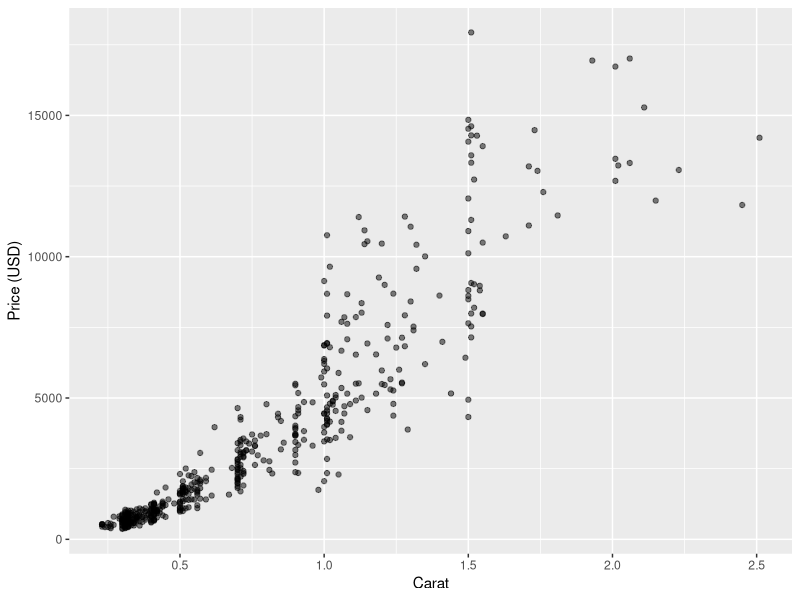
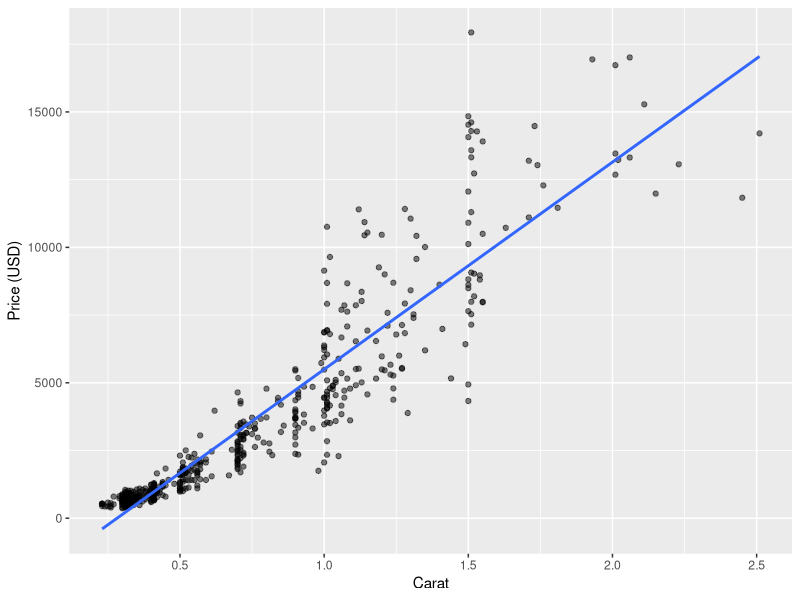
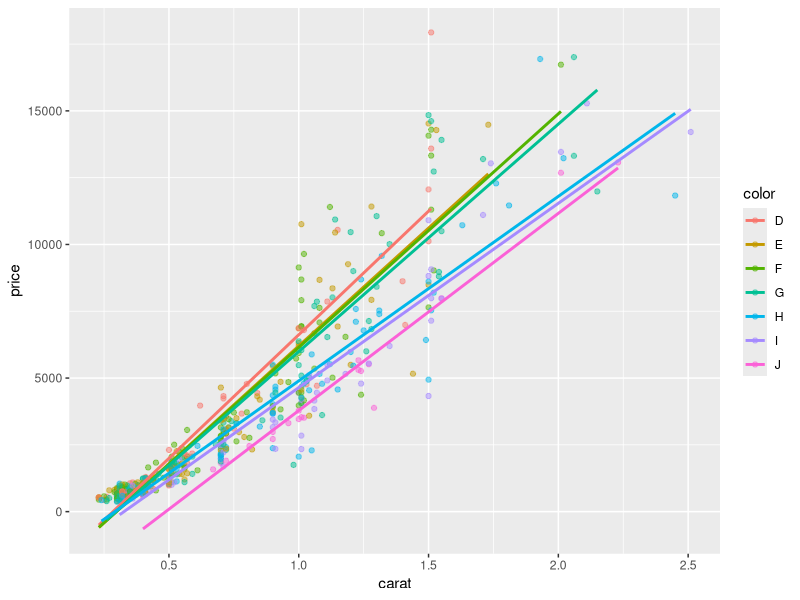
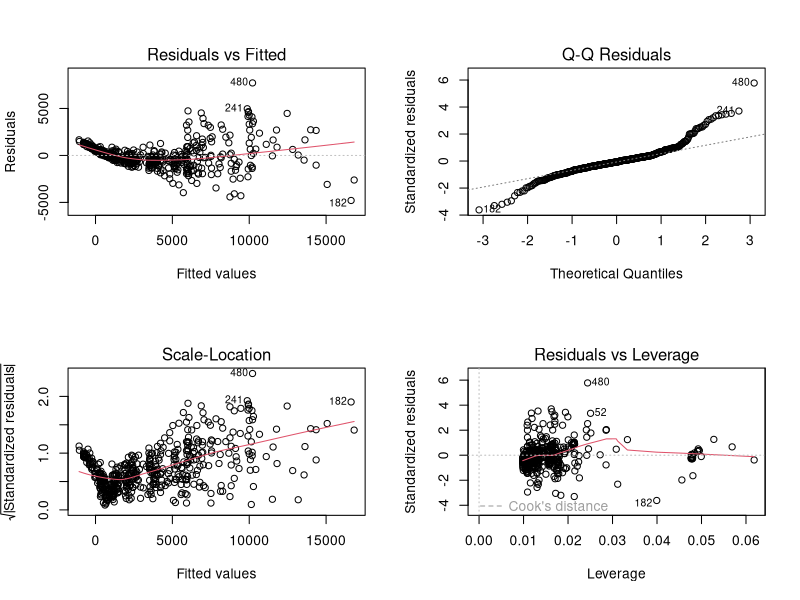
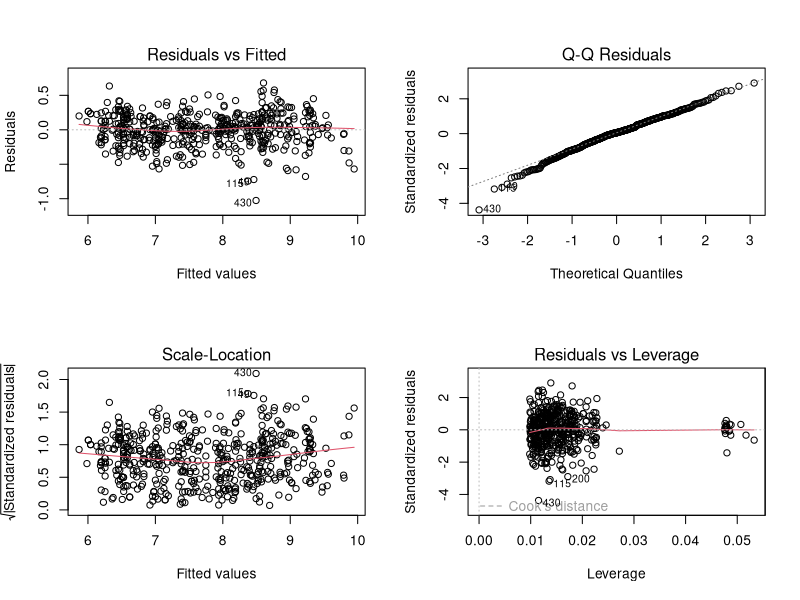

Source code (R) for these figures, in order:
# Basics in Statistics -- Unit 3: Regression Analysis

# install.packages(c("ggplot2", "dplyr"))
library(ggplot2)
library(dplyr)

# 500 diamonds drawn at random from ggplot2::diamonds
set.seed(2026)
d <- diamonds[sample(nrow(diamonds), 500), ]
# Plain factors, so that lm() compares each category with the first one
d$cut <- factor(d$cut, ordered = FALSE)
d$color <- factor(d$color, ordered = FALSE)
d$clarity <- factor(d$clarity, ordered = FALSE)


# 3.1 Simple regression --------------------------------------------------------

## Demo: Look, then fit ----
ggplot(d, aes(x = carat, y = price)) +
  geom_point(alpha = 0.5) +
  labs(x = "Carat", y = "Price (USD)")
cor(d$carat, d$price)
m <- lm(price ~ carat, data = d)
summary(m)
confint(m)

# Task: Copy the demo and replace carat by the length x (in mm). Call the
# model mx. Report the slope with its unit and its confidence interval.




## Demo: Fitted values, residuals, predictions ----
head(fitted(m))
head(resid(m))
d[which.max(resid(m)), ]  # largest residual
predict(m, data.frame(carat = c(0.5, 1, 2)))
ggplot(d, aes(x = carat, y = price)) +
  geom_point(alpha = 0.5) +
  geom_smooth(method = "lm", formula = y ~ x, se = FALSE) +
  labs(x = "Carat", y = "Price (USD)")

# Task: Use predict() with mx for a length of 6 mm and of 4 mm, as in the
# demo. What is wrong at 4 mm?




# 3.2 Multiple regression ------------------------------------------------------

## Demo: A confounder ----
d |>
  group_by(color) |>
  summarise(n = n(), price = mean(price), carat = mean(carat))
summary(lm(price ~ color, data = d))  # without adjustment
m_add <- lm(price ~ carat + color, data = d)
summary(m_add)
confint(m_add)

# Task: Copy the demo and replace color by cut (Fair to Ideal). Call the
# model with carat m_cut. Which cut is the cheapest without adjustment, and
# which at equal weight? Why?




## Demo: Interaction ----
m_int <- lm(price ~ carat * color, data = d)
summary(m_int)
anova(m_add, m_int)
ggplot(d, aes(x = carat, y = price, colour = color)) +
  geom_point(alpha = 0.5) +
  geom_smooth(method = "lm", formula = y ~ x, se = FALSE)

# Task: Copy the demo and replace color by cut: Fit m_cut_int with carat * cut
# and compare it with m_cut by anova(). Is the interaction needed?




# 3.3 Diagnostics and prediction -----------------------------------------------

## Demo: Diagnostic plots ----
# If R reports "figure margins too large", enlarge the Plots pane
par(mfrow = c(2, 2))
plot(m_add)
par(mfrow = c(1, 1))
sum(fitted(m_add) < 0)  # negative prices

# Task: Fit m_cl <- lm(price ~ carat + clarity, data = d) and copy the demo
# with m_cl instead of m_add. Which assumptions are violated?




## Demo: The log model ----
m_log <- lm(log(price) ~ log(carat) + color, data = d)
summary(m_log)
exp(cbind(factor = coef(m_log), confint(m_log)))  # factors, not differences
par(mfrow = c(2, 2))
plot(m_log)
par(mfrow = c(1, 1))

# Task: Copy the demo and replace color by clarity. Call the model m_cl_log.
# By which factor does the price change from I1 to IF at equal weight?




## Demo: Confidence and prediction interval ----
m_loglog <- lm(log(price) ~ log(carat), data = d)
new <- data.frame(carat = 1)
exp(predict(m_loglog, new, interval = "confidence"))
exp(predict(m_loglog, new, interval = "prediction"))

# Task: Copy the last line of the demo, with m_cl_log instead of m_loglog and
# data.frame(carat = 0.5, clarity = "VS1") instead of new.




# 3.4 Logistic regression ------------------------------------------------------

## Demo: Logistic regression ----
bw <- MASS::birthwt
bw$smoke <- factor(bw$smoke, labels = c("no", "yes"))
g1 <- glm(low ~ smoke + lwt, family = binomial, data = bw)
summary(g1)
# confint() may first print a message on profiling; that is not an error
exp(cbind(OR = coef(g1), confint(g1)))  # odds ratios

# Task: Add hypertension (ht, 1 = yes) to the model and call it g2. Compute
# its odds ratios as in the demo.




## Demo: Predicted probabilities ----
predict(g1, data.frame(smoke = c("no", "yes"), lwt = 130), type = "response")

# Task: Use predict() with g2 as in the demo, for a smoker of 120 pounds
# without and with hypertension: data.frame(smoke = "yes", lwt = 120,
# ht = c(0, 1)).
